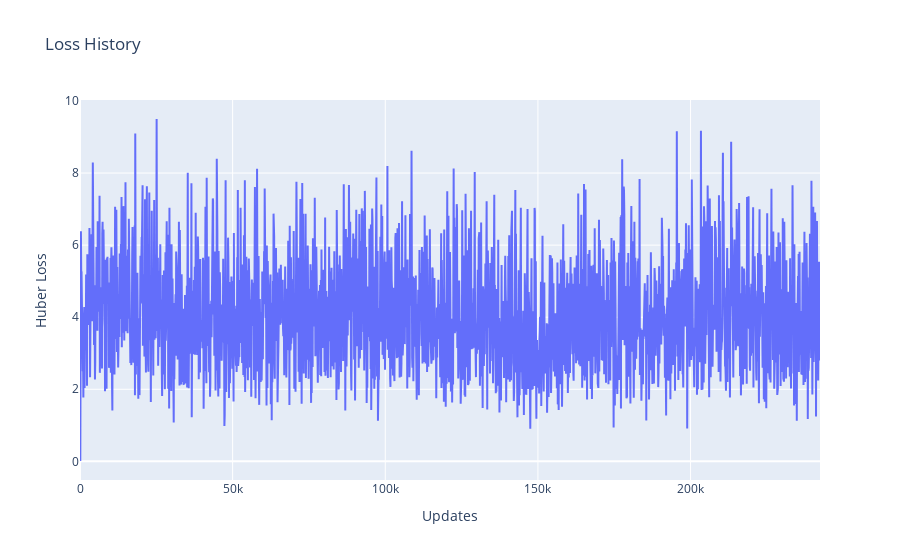

The notebook cell saved with this chart:
### Code cell
average_loss = []
for i in range(0, len(loss), 100):
    average_loss.append(np.mean(loss[i-100:i]))

fig3 = go.Figure()
#fig3.add_trace(go.Scatter(x=np.arange(0, len(loss), 1), y=loss, name='Loss'))
fig3.add_trace(go.Scatter(x=np.arange(0, len(loss), 100), y=average_loss, name='Average Loss'))
fig3.update_layout(title='Loss History', xaxis_title='Updates', yaxis_title='Huber Loss')

### Figure 1 — Plotly figure (JSON) as saved in the notebook; plotly's stock layout.template omitted (floating-point values rounded to 4 significant figures; data arrays with more than 128 entries replaced by an {"elided": "..."} marker saying what was removed)
{"data": [{"name": "Average Loss", "type": "scatter", "x": {"elided": "2425 int values"}, "y": {"elided": "2425 float values"}}], "layout": {"title": {"text": "Loss History"}, "xaxis": {"title": {"text": "Updates"}}, "yaxis": {"title": {"text": "Huber Loss"}}}}
